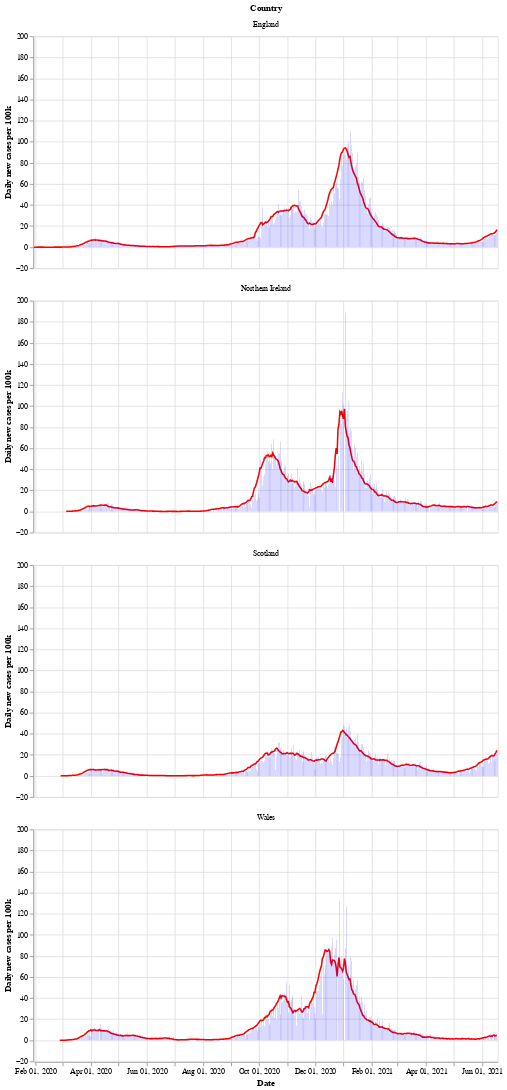

The code cell stored with this chart in its notebook:
### Markdown cell above
Next is a bar chart of the number of new cases in each country (per 100k population), with the 7 day moving average of cases. Again we see that Wales saw a longer period of raising and falling cases compared to the other countries.

After a period of cases falling, each nation is now seeing a rise in the number of cases - especially in Wales.

### Code cell
# collapse
bars = alt.Chart(uk_cases).mark_bar().encode(
    x=alt.X("yearmonthdate(date):T", axis=alt.Axis(title='Date')),
    y=alt.Y("newCasesRate:Q", axis=alt.Axis(title='Daily new cases per 100k')),
    tooltip='newCasesRate',
    color=alt.condition(
        alt.datum.dailyChange > 0,
        alt.value("orange"),  # The positive color
        alt.value("blue")  # The negative color
    )
).properties(title='New cases per 100k population with rolling 7 day average', width=600).interactive()
line = alt.Chart(uk_cases).mark_line(
    color='red',
    size=2,
).transform_window(
    rolling_mean='mean(newCasesRate)',
    frame=[0, 7],
    groupby=['areaName']
).encode(
    x='yearmonthdate(date):T',
    y='rolling_mean:Q'
)
alt.layer(line, bars, data=uk_cases).facet(alt.Row('areaName', title='Country'), columns=1)

### Figure 1 — Vega-Lite specification as saved in the notebook (floating-point values rounded to 4 significant figures; data arrays with more than 128 entries replaced by an {"elided": "..."} marker saying what was removed)
{"config": {"view": {"continuousWidth": 400, "continuousHeight": 300}}, "data": {"name": "data-e8b382daa81b7d0dbf0401a99c0ad94e"}, "facet": {"type": "nominal", "field": "areaName", "title": "Country"}, "spec": {"layer": [{"mark": {"type": "line", "color": "red", "size": 2}, "encoding": {"x": {"type": "temporal", "field": "date", "timeUnit": "yearmonthdate"}, "y": {"type": "quantitative", "field": "rolling_mean"}}, "transform": [{"window": [{"op": "mean", "field": "newCasesRate", "as": "rolling_mean"}], "frame": [0, 7], "groupby": ["areaName"]}]}, {"mark": "bar", "encoding": {"color": {"condition": {"value": "orange", "test": "(datum.dailyChange > 0)"}, "value": "blue"}, "tooltip": {"type": "quantitative", "field": "newCasesRate"}, "x": {"type": "temporal", "axis": {"title": "Date"}, "field": "date", "timeUnit": "yearmonthdate"}, "y": {"type": "quantitative", "axis": {"title": "Daily new cases per 100k"}, "field": "newCasesRate"}}, "selection": {"selector002": {"type": "interval", "bind": "scales", "encodings": ["x", "y"]}}, "title": "New cases per 100k population with rolling 7 day average", "width": 600}]}, "columns": 1, "$schema": "https://vega.github.io/schema/vega-lite/v4.8.1.json", "datasets": {"data-e8b382daa81b7d0dbf0401a99c0ad94e": {"elided": "1928 records"}}}
